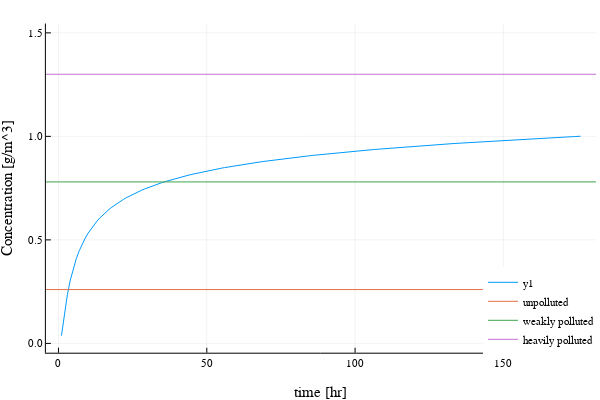

This figure's notebook cell:
### Code cell
#No GAC Concentration Curve
figure1 = plot();
        plot!(figure1, [conc(1,2,0.011412,t,0.4566) for t ∈ 1:176], xlabel = "time [hr]",ylabel = "Concentration [g/m^3]", ylim = [0,1.5])
plot!(figure1, fg_legend = :transparent, legend = :bottomright,ylim= [0,1.5])
hline!([unpolluted], label = "unpolluted")
hline!([weaklypolluted], label = "weakly polluted")
hline!([heavilypolluted], label = "heavily polluted")

### Figure 1 — Plotly figure (JSON) as saved in the notebook; plotly's stock layout.template omitted (floating-point values rounded to 4 significant figures; data arrays with more than 128 entries replaced by an {"elided": "..."} marker saying what was removed)
{"data": [{"colorbar": {"title": ""}, "legendgroup": "y1", "line": {"color": "rgba(0, 154, 250, 1.000)", "dash": "solid", "shape": "linear", "width": 1}, "mode": "lines", "name": "y1", "showlegend": true, "type": "scatter", "x": {"elided": "176 int values"}, "xaxis": "x", "y": {"elided": "176 float values"}, "yaxis": "y", "zmax": null, "zmin": null}, {"colorbar": {"title": ""}, "legendgroup": "unpolluted", "line": {"color": "rgba(227, 111, 71, 1.000)", "dash": "solid", "shape": "linear", "width": 1}, "mode": "lines", "name": "unpolluted", "showlegend": true, "type": "scatter", "x": [-18550.0, 18730.0], "xaxis": "x", "y": [0.26, 0.26], "yaxis": "y", "zmax": null, "zmin": null}, {"colorbar": {"title": ""}, "legendgroup": "weakly polluted", "line": {"color": "rgba(62, 164, 78, 1.000)", "dash": "solid", "shape": "linear", "width": 1}, "mode": "lines", "name": "weakly polluted", "showlegend": true, "type": "scatter", "x": [-18550.0, 18730.0], "xaxis": "x", "y": [0.78, 0.78], "yaxis": "y", "zmax": null, "zmin": null}, {"colorbar": {"title": ""}, "legendgroup": "heavily polluted", "line": {"color": "rgba(195, 113, 210, 1.000)", "dash": "solid", "shape": "linear", "width": 1}, "mode": "lines", "name": "heavily polluted", "showlegend": true, "type": "scatter", "x": [-18550.0, 18730.0], "xaxis": "x", "y": [1.3, 1.3], "yaxis": "y", "zmax": null, "zmin": null}], "layout": {"annotations": [], "height": 400, "legend": {"bgcolor": "rgba(255, 255, 255, 1.000)", "bordercolor": "rgba(0, 0, 0, 0.000)", "borderwidth": 1, "font": {"color": "rgba(0, 0, 0, 1.000)", "family": "sans-serif", "size": 11}, "title": {"font": {"color": "rgba(0, 0, 0, 1.000)", "family": "sans-serif", "size": 15}, "text": ""}, "tracegroupgap": 0, "traceorder": "normal", "x": 1, "xanchor": "right", "y": 0.07, "yanchor": "bottom"}, "margin": {"b": 20, "l": 0, "r": 0, "t": 20}, "paper_bgcolor": "rgba(255, 255, 255, 1.000)", "plot_bgcolor": "rgba(255, 255, 255, 1.000)", "showlegend": true, "width": 600, "xaxis": {"anchor": "y", "domain": [0.07647, 0.9934], "gridcolor": "rgba(0, 0, 0, 0.100)", "gridwidth": 0.5, "linecolor": "rgba(0, 0, 0, 1.000)", "mirror": false, "range": [-4.25, 181.2], "showgrid": true, "showline": true, "showticklabels": true, "tickangle": 0, "tickcolor": "rgb(0, 0, 0)", "tickfont": {"color": "rgba(0, 0, 0, 1.000)", "family": "sans-serif", "size": 11}, "tickmode": "array", "ticks": "inside", "ticktext": ["0", "50", "100", "150"], "tickvals": [0, 50, 100, 150], "title": "time [hr]", "titlefont": {"color": "rgba(0, 0, 0, 1.000)", "family": "sans-serif", "size": 15}, "type": "-", "visible": true, "zeroline": false, "zerolinecolor": "rgba(0, 0, 0, 1.000)"}, "yaxis": {"anchor": "x", "domain": [0.07581, 0.9902], "gridcolor": "rgba(0, 0, 0, 0.100)", "gridwidth": 0.5, "linecolor": "rgba(0, 0, 0, 1.000)", "mirror": false, "range": [-0.045, 1.545], "showgrid": true, "showline": true, "showticklabels": true, "tickangle": 0, "tickcolor": "rgb(0, 0, 0)", "tickfont": {"color": "rgba(0, 0, 0, 1.000)", "family": "sans-serif", "size": 11}, "tickmode": "array", "ticks": "inside", "ticktext": ["0.0", "0.5", "1.0", "1.5"], "tickvals": [0, 0.5, 1, 1.5], "title": "Concentration [g/m^3]", "titlefont": {"color": "rgba(0, 0, 0, 1.000)", "family": "sans-serif", "size": 15}, "type": "-", "visible": true, "zeroline": false, "zerolinecolor": "rgba(0, 0, 0, 1.000)"}}}
